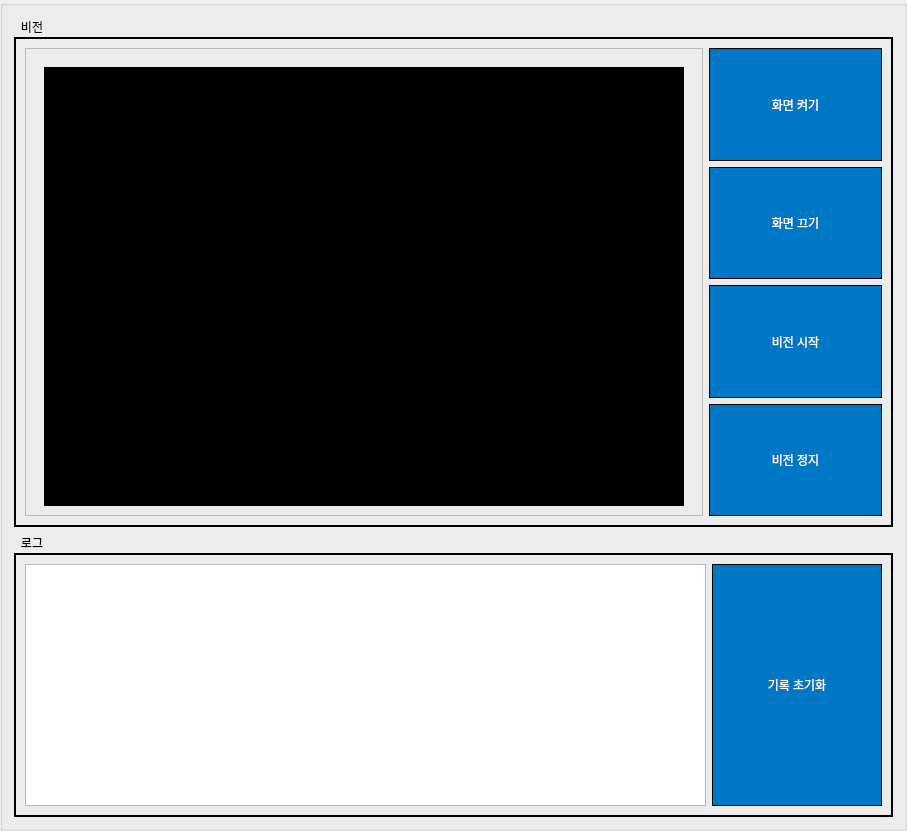
            <widget class="QGroupBox" name="groupBox_8">
             <property name="sizePolicy">
              <sizepolicy hsizetype="Expanding" vsizetype="Expanding">
               <horstretch>1</horstretch>
               <verstretch>1</verstretch>
              </sizepolicy>
             </property>
             <property name="minimumSize">
              <size>
               <width>840</width>
               <height>698</height>
              </size>
             </property>
             <property name="title">
              <string/>
             </property>
             <layout class="QVBoxLayout" name="verticalLayout_3" stretch="1,1">
              <item>
               <widget class="QGroupBox" name="groupBox">
                <property name="sizePolicy">
                 <sizepolicy hsizetype="Expanding" vsizetype="Expanding">
                  <horstretch>1</horstretch>
                  <verstretch>1</verstretch>
                 </sizepolicy>
                </property>
                <property name="minimumSize">
                 <size>
                  <width>820</width>
                  <height>510</height>
                 </size>
                </property>
                <property name="styleSheet">
                 <string notr="true">QGroupBox {
	color: rgb(0, 0, 0);
	font: bold 20pt &quot;Arial&quot;;
	border: 2px solid rgb(0, 0, 0);
	margin-top: 20px;
}
QGroupBox::title {
    subcontrol-origin: margin;
    padding: 3px 15px 0 5px;
}</string>
                </property>
                <property name="title">
                 <string>비전</string>
                </property>
                <layout class="QHBoxLayout" name="horizontalLayout" stretch="5,1">
                 <item>
                  <widget class="QFrame" name="view_frame">
                   <property name="sizePolicy">
                    <sizepolicy hsizetype="Expanding" vsizetype="Expanding">
                     <horstretch>1</horstretch>
                     <verstretch>1</verstretch>
                    </sizepolicy>
                   </property>
                   <property name="minimumSize">
                    <size>
                     <width>0</width>
                     <height>0</height>
                    </size>
                   </property>
                   <property name="sizeIncrement">
                    <size>
                     <width>0</width>
                     <height>0</height>
                    </size>
                   </property>
                   <property name="frameShape">
                    <enum>QFrame::StyledPanel</enum>
                   </property>
                   <property name="frameShadow">
                    <enum>QFrame::Raised</enum>
                   </property>
                   <layout class="QGridLayout" name="gridLayout_5">
                    <item row="0" column="0">
                     <widget class="QWidget" name="video_container" native="true">
                      <property name="sizePolicy">
                       <sizepolicy hsizetype="Expanding" vsizetype="Expanding">
                        <horstretch>1</horstretch>
                        <verstretch>1</verstretch>
                       </sizepolicy>
                      </property>
                      <layout class="QGridLayout" name="gridLayout_11">
                       <item row="0" column="0">
                        <widget class="QLabel" name="label_video">
                         <property name="sizePolicy">
                          <sizepolicy hsizetype="Expanding" vsizetype="Expanding">
                           <horstretch>1</horstretch>
                           <verstretch>1</verstretch>
                          </sizepolicy>
                         </property>
                         <property name="minimumSize">
                          <size>
                           <width>640</width>
                           <height>480</height>
                          </size>
                         </property>
                         <property name="styleSheet">
                          <string notr="true">background-color: rgb(0, 0, 0);</string>
                         </property>
                         <property name="text">
                          <string/>
                         </property>
                         <property name="alignment">
                          <set>Qt::AlignCenter</set>
                         </property>
                        </widget>
                       </item>
                      </layout>
                     </widget>
                    </item>
                   </layout>
                  </widget>
                 </item>
                 <item>
                  <layout class="QVBoxLayout" name="verticalLayout_2" stretch="1,1,1,1">
                   <item>
                    <widget class="QPushButton" name="vision_on_button">
                     <property name="sizePolicy">
                      <sizepolicy hsizetype="Expanding" vsizetype="Expanding">
                       <horstretch>1</horstretch>
                       <verstretch>1</verstretch>
                      </sizepolicy>
                     </property>
                     <property name="minimumSize">
                      <size>
                       <width>173</width>
                       <height>100</height>
                      </size>
                     </property>
                     <property name="styleSheet">
                      <string notr="true">QPushButton {
	color: rgb(255, 255, 255);
	background-color: rgb(0, 119, 196);
	font: bold 16pt &quot;Arial&quot;;
	border: 1px solid rgb(0, 0, 0);
}
QPushButton:pressed {
    background-color: rgb(0, 80, 150);
}</string>
                     </property>
                     <property name="text">
                      <string>화면 켜기</string>
                     </property>
                     <property name="checkable">
                      <bool>false</bool>
                     </property>
                     <property name="autoExclusive">
                      <bool>false</bool>
                     </property>
                    </widget>
                   </item>
                   <item>
                    <widget class="QPushButton" name="vision_off_button">
                     <property name="sizePolicy">
                      <sizepolicy hsizetype="Expanding" vsizetype="Expanding">
                       <horstretch>1</horstretch>
                       <verstretch>1</verstretch>
                      </sizepolicy>
                     </property>
                     <property name="minimumSize">
                      <size>
                       <width>173</width>
                       <height>100</height>
                      </size>
                     </property>
                     <property name="styleSheet">
                      <string notr="true">QPushButton {
	color: rgb(255, 255, 255);
	background-color: rgb(0, 119, 196);
	font: bold 16pt &quot;Arial&quot;;
	border: 1px solid rgb(0, 0, 0);
}
QPushButton:pressed {
    background-color: rgb(0, 80, 150);
}</string>
                     </property>
                     <property name="text">
                      <string>화면 끄기</string>
                     </property>
                     <property name="checkable">
                      <bool>false</bool>
                     </property>
                     <property name="autoExclusive">
                      <bool>false</bool>
                     </property>
                    </widget>
                   </item>
                   <item>
                    <widget class="QPushButton" name="vision_start_button">
                     <property name="sizePolicy">
                      <sizepolicy hsizetype="Expanding" vsizetype="Expanding">
                       <horstretch>1</horstretch>
                       <verstretch>1</verstretch>
                      </sizepolicy>
                     </property>
                     <property name="minimumSize">
                      <size>
                       <width>173</width>
                       <height>100</height>
                      </size>
                     </property>
                     <property name="styleSheet">
                      <string notr="true">QPushButton {
	color: rgb(255, 255, 255);
	background-color: rgb(0, 119, 196);
	font: bold 16pt &quot;Arial&quot;;
	border: 1px solid rgb(0, 0, 0);
}
QPushButton:pressed {
    background-color: rgb(0, 80, 150);
}</string>
                     </property>
                     <property name="text">
                      <string>비전 시작</string>
                     </property>
                     <property name="checkable">
                      <bool>false</bool>
                     </property>
                     <property name="autoRepeat">
                      <bool>false</bool>
                     </property>
                    </widget>
                   </item>
                   <item>
                    <widget class="QPushButton" name="vision_stop_button">
                     <property name="sizePolicy">
                      <sizepolicy hsizetype="Expanding" vsizetype="Expanding">
                       <horstretch>1</horstretch>
                       <verstretch>1</verstretch>
                      </sizepolicy>
                     </property>
                     <property name="minimumSize">
                      <size>
                       <width>173</width>
                       <height>100</height>
                      </size>
                     </property>
                     <property name="styleSheet">
                      <string notr="true">QPushButton {
	color: rgb(255, 255, 255);
	background-color: rgb(0, 119, 196);
	font: bold 16pt &quot;Arial&quot;;
	border: 1px solid rgb(0, 0, 0);
}
QPushButton:pressed {
    background-color: rgb(0, 80, 150);
}</string>
                     </property>
                     <property name="text">
                      <string>비전 정지</string>
                     </property>
                    </widget>
                   </item>
                  </layout>
                 </item>
                </layout>
               </widget>
              </item>
              <item>
               <widget class="QGroupBox" name="groupBox_2">
                <property name="sizePolicy">
                 <sizepolicy hsizetype="Expanding" vsizetype="Expanding">
                  <horstretch>1</horstretch>
                  <verstretch>1</verstretch>
                 </sizepolicy>
                </property>
                <property name="minimumSize">
                 <size>
                  <width>820</width>
                  <height>110</height>
                 </size>
                </property>
                <property name="styleSheet">
                 <string notr="true">QGroupBox {
	color: rgb(0, 0, 0);
	font: bold 20pt &quot;Arial&quot;;
	border: 2px solid rgb(0, 0, 0);
	margin-top: 20px;
}
QGroupBox::title {
    subcontrol-origin: margin;
    padding: 3px 15px 0 5px;
}</string>
                </property>
                <property name="title">
                 <string>로그</string>
                </property>
                <layout class="QHBoxLayout" name="horizontalLayout_4" stretch="0">
                 <item>
                  <layout class="QHBoxLayout" name="horizontalLayout_2" stretch="4,1">
                   <item>
                    <widget class="QTextEdit" name="scrollArea">
                     <property name="minimumSize">
                      <size>
                       <width>381</width>
                       <height>110</height>
                      </size>
                     </property>
                     <property name="readOnly">
                      <bool>true</bool>
                     </property>
                    </widget>
                   </item>
                   <item>
                    <widget class="QPushButton" name="log_delete_button">
                     <property name="sizePolicy">
                      <sizepolicy hsizetype="Expanding" vsizetype="Expanding">
                       <horstretch>1</horstretch>
                       <verstretch>1</verstretch>
                      </sizepolicy>
                     </property>
                     <property name="minimumSize">
                      <size>
                       <width>40</width>
                       <height>110</height>
                      </size>
                     </property>
                     <property name="styleSheet">
                      <string notr="true">QPushButton {
	color: rgb(255, 255, 255);
	background-color: rgb(0, 119, 196);
	font: bold 16pt &quot;Arial&quot;;
	border: 1px solid rgb(0, 0, 0);
}
QPushButton:pressed {
    background-color: rgb(0, 80, 150);
}</string>
                     </property>
                     <property name="text">
                      <string>기록 초기화</string>
                     </property>
                    </widget>
                   </item>
                  </layout>
                 </item>
                </layout>
               </widget>
              </item>
             </layout>
            </widget>
